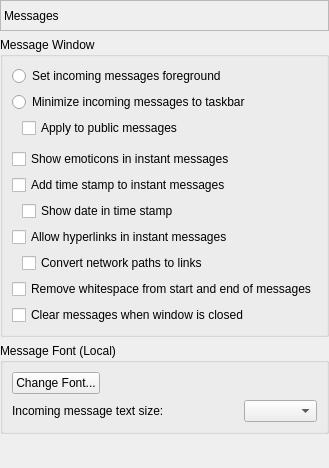
       <widget class="QWidget" name="pageMessages">
        <layout class="QVBoxLayout" name="verticalLayout_14">
         <property name="leftMargin">
          <number>0</number>
         </property>
         <property name="topMargin">
          <number>0</number>
         </property>
         <property name="rightMargin">
          <number>0</number>
         </property>
         <property name="bottomMargin">
          <number>0</number>
         </property>
         <item>
          <widget class="QLabel" name="lblMessagesPage">
           <property name="sizePolicy">
            <sizepolicy hsizetype="Preferred" vsizetype="Fixed">
             <horstretch>0</horstretch>
             <verstretch>0</verstretch>
            </sizepolicy>
           </property>
           <property name="minimumSize">
            <size>
             <width>0</width>
             <height>31</height>
            </size>
           </property>
           <property name="frameShape">
            <enum>QFrame::Shape::StyledPanel</enum>
           </property>
           <property name="frameShadow">
            <enum>QFrame::Shadow::Sunken</enum>
           </property>
           <property name="text">
            <string>Messages</string>
           </property>
          </widget>
         </item>
         <item>
          <widget class="QGroupBox" name="grpMsgWindow">
           <property name="title">
            <string>Message Window</string>
           </property>
           <layout class="QVBoxLayout" name="verticalLayout_12">
            <item>
             <widget class="QRadioButton" name="rdbMessageTop">
              <property name="text">
               <string>Set incoming messages foreground</string>
              </property>
             </widget>
            </item>
            <item>
             <widget class="QRadioButton" name="rdbMessageBottom">
              <property name="text">
               <string>Minimize incoming messages to taskbar</string>
              </property>
             </widget>
            </item>
            <item>
             <layout class="QHBoxLayout" name="horizontalLayout_32">
              <item>
               <spacer name="horizontalSpacer_30">
                <property name="orientation">
                 <enum>Qt::Orientation::Horizontal</enum>
                </property>
                <property name="sizeType">
                 <enum>QSizePolicy::Policy::Fixed</enum>
                </property>
                <property name="sizeHint" stdset="0">
                 <size>
                  <width>10</width>
                  <height>20</height>
                 </size>
                </property>
               </spacer>
              </item>
              <item>
               <widget class="QCheckBox" name="chkPublicMessagePop">
                <property name="text">
                 <string>Apply to public messages</string>
                </property>
               </widget>
              </item>
             </layout>
            </item>
            <item>
             <spacer name="verticalSpacer_3">
              <property name="orientation">
               <enum>Qt::Orientation::Vertical</enum>
              </property>
              <property name="sizeType">
               <enum>QSizePolicy::Policy::Fixed</enum>
              </property>
              <property name="sizeHint" stdset="0">
               <size>
                <width>20</width>
                <height>5</height>
               </size>
              </property>
             </spacer>
            </item>
            <item>
             <widget class="QCheckBox" name="chkEmoticon">
              <property name="text">
               <string>Show emoticons in instant messages</string>
              </property>
             </widget>
            </item>
            <item>
             <widget class="QCheckBox" name="chkMessageTime">
              <property name="text">
               <string>Add time stamp to instant messages</string>
              </property>
             </widget>
            </item>
            <item>
             <layout class="QHBoxLayout" name="horizontalLayout_7">
              <item>
               <spacer name="horizontalSpacer_5">
                <property name="orientation">
                 <enum>Qt::Orientation::Horizontal</enum>
                </property>
                <property name="sizeType">
                 <enum>QSizePolicy::Policy::Fixed</enum>
                </property>
                <property name="sizeHint" stdset="0">
                 <size>
                  <width>10</width>
                  <height>20</height>
                 </size>
                </property>
               </spacer>
              </item>
              <item>
               <widget class="QCheckBox" name="chkMessageDate">
                <property name="text">
                 <string>Show date in time stamp</string>
                </property>
               </widget>
              </item>
             </layout>
            </item>
            <item>
             <widget class="QCheckBox" name="chkAllowLinks">
              <property name="text">
               <string>Allow hyperlinks in instant messages</string>
              </property>
             </widget>
            </item>
            <item>
             <layout class="QHBoxLayout" name="horizontalLayout_28">
              <item>
               <spacer name="horizontalSpacer_26">
                <property name="orientation">
                 <enum>Qt::Orientation::Horizontal</enum>
                </property>
                <property name="sizeType">
                 <enum>QSizePolicy::Policy::Fixed</enum>
                </property>
                <property name="sizeHint" stdset="0">
                 <size>
                  <width>10</width>
                  <height>20</height>
                 </size>
                </property>
               </spacer>
              </item>
              <item>
               <widget class="QCheckBox" name="chkPathToLink">
                <property name="text">
                 <string>Convert network paths to links</string>
                </property>
               </widget>
              </item>
             </layout>
            </item>
            <item>
             <widget class="QCheckBox" name="chkTrimMessage">
              <property name="text">
               <string>Remove whitespace from start and end of messages</string>
              </property>
             </widget>
            </item>
            <item>
             <widget class="QCheckBox" name="chkClearOnClose">
              <property name="text">
               <string>Clear messages when window is closed</string>
              </property>
             </widget>
            </item>
           </layout>
          </widget>
         </item>
         <item>
          <widget class="QGroupBox" name="grpMsgFont">
           <property name="title">
            <string>Message Font (Local)</string>
           </property>
           <layout class="QVBoxLayout" name="verticalLayout_13">
            <item>
             <layout class="QHBoxLayout" name="horizontalLayout_8">
              <item>
               <widget class="QPushButton" name="btnFont">
                <property name="text">
                 <string>Change Font...</string>
                </property>
               </widget>
              </item>
              <item>
               <spacer name="horizontalSpacer_6">
                <property name="orientation">
                 <enum>Qt::Orientation::Horizontal</enum>
                </property>
                <property name="sizeHint" stdset="0">
                 <size>
                  <width>40</width>
                  <height>20</height>
                 </size>
                </property>
               </spacer>
              </item>
             </layout>
            </item>
            <item>
             <layout class="QHBoxLayout" name="horizontalLayout_10">
              <item>
               <widget class="QLabel" name="lblFontSize">
                <property name="text">
                 <string>Incoming message text size:</string>
                </property>
               </widget>
              </item>
              <item>
               <spacer name="horizontalSpacer_8">
                <property name="orientation">
                 <enum>Qt::Orientation::Horizontal</enum>
                </property>
                <property name="sizeHint" stdset="0">
                 <size>
                  <width>40</width>
                  <height>20</height>
                 </size>
                </property>
               </spacer>
              </item>
              <item>
               <widget class="QComboBox" name="cboFontSize">
                <property name="sizePolicy">
                 <sizepolicy hsizetype="Expanding" vsizetype="Fixed">
                  <horstretch>0</horstretch>
                  <verstretch>0</verstretch>
                 </sizepolicy>
                </property>
               </widget>
              </item>
             </layout>
            </item>
           </layout>
          </widget>
         </item>
         <item>
          <spacer name="verticalSpacer_4">
           <property name="orientation">
            <enum>Qt::Orientation::Vertical</enum>
           </property>
           <property name="sizeHint" stdset="0">
            <size>
             <width>20</width>
             <height>34</height>
            </size>
           </property>
          </spacer>
         </item>
        </layout>
       </widget>
